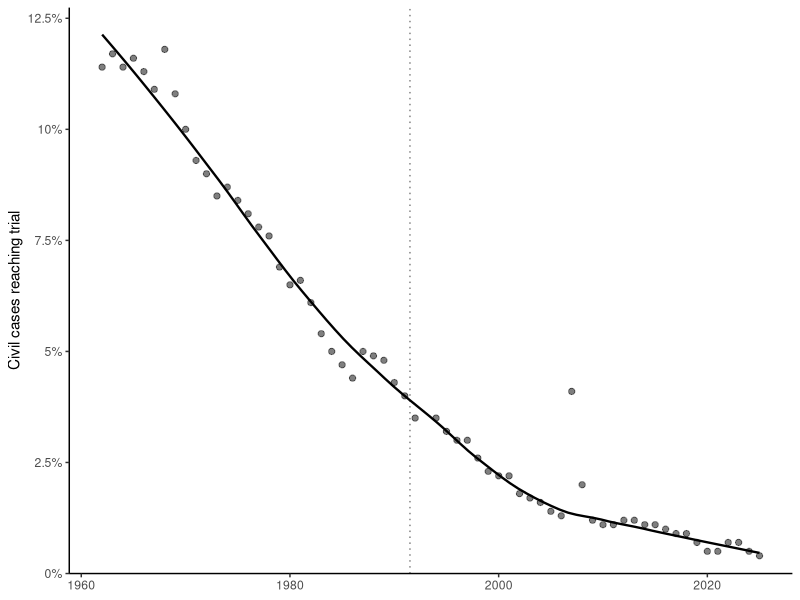
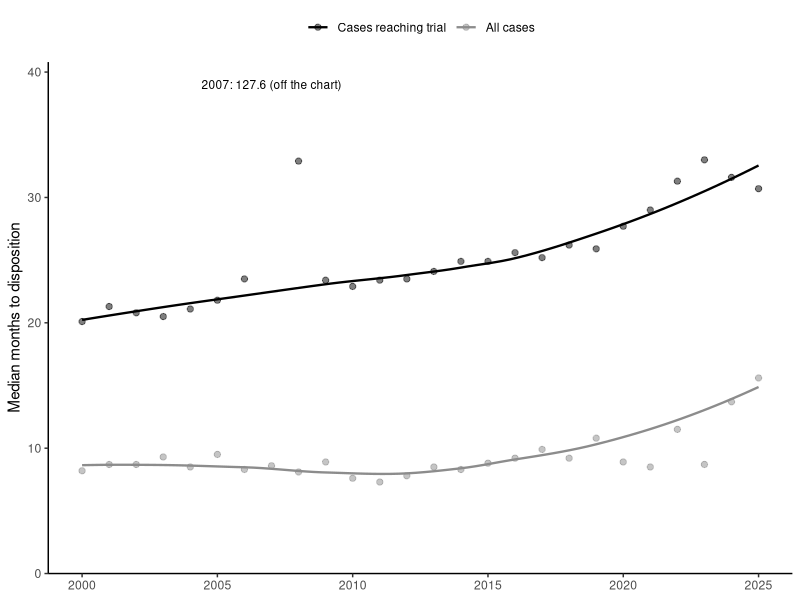
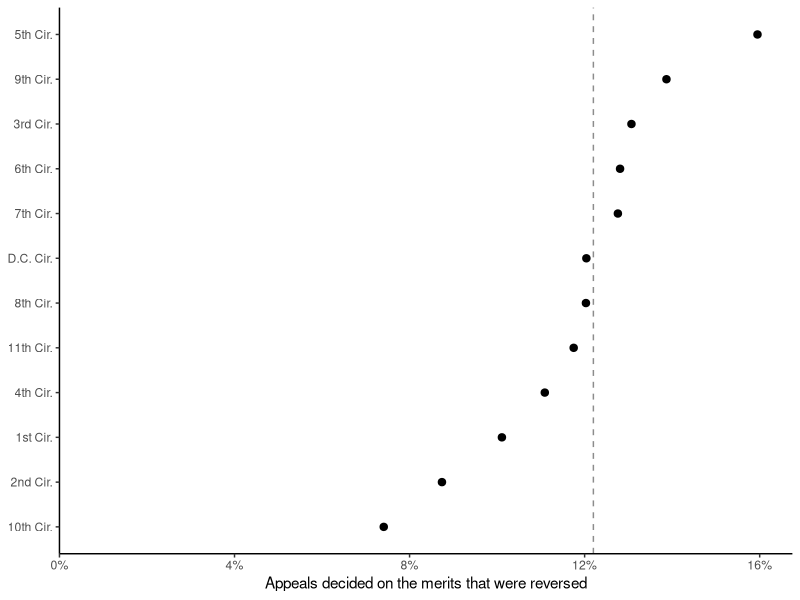

R code for these plots, in order:
## ---- chunk 1
#| label: fig-trial-rate
#| fig-alt: "Scatterplot of the percentage of federal civil cases terminated during or after trial, statistical years 1962 to 2025, with a smoothed trend line falling from about 11 percent in the 1960s to about 4 percent in 1991, 3 percent in the late 1990s, and 0.4 percent in 2025."
#| fig-cap: "Percent of federal civil cases reaching trial, 1962--2025. The curve is a robust LOESS fit, which downweights the 2007 outlier (thousands of mass-tort cases recorded as terminated during or after trial). Through 1991 the statistical year ended June 30 and the table omitted land condemnation cases; from 1992 it ended September 30 (dotted line). The 1993 table could not be located. In the 1980s the number of terminations swelled with government suits to recover overpayments and enforce judgments, which rarely go to trial. Sources: Admin. Off. of the U.S. Cts., *Annual Report of the Director* tbl. C-4 (1962--1996); *Judicial Business of the United States Courts* tbl. C-4 (1997--2025)."
#| echo: false
#| fig-width: 6.5
#| fig-height: 3.5
library(ggplot2)

trials <- rbind(
  read.csv("data/c4_trial_rates_1962_1996.csv")[, c("year", "pct_trial")],
  read.csv("data/c4_trial_rates.csv")[, c("year", "pct_trial")]
)

ggplot(trials, aes(year, pct_trial)) +
  geom_vline(xintercept = 1991.5, linetype = "dotted", colour = "grey50") +
  geom_smooth(method = "loess", formula = y ~ x, se = FALSE, span = 0.5,
              method.args = list(family = "symmetric"),
              colour = "black", linewidth = 0.8) +
  geom_point(size = 1.8, alpha = 0.5) +
  scale_y_continuous(limits = c(0, NA), labels = function(x) paste0(x, "%"),
                     expand = expansion(mult = c(0, 0.05))) +
  labs(x = NULL, y = "Civil cases reaching trial") +
  theme_classic(base_size = 11)
## ---- chunk 2
#| label: fig-time-to-trial
#| fig-alt: "Scatterplot of median months from filing to disposition for federal civil cases, statistical years 2000 to 2025. For cases that reached trial, the median rises from about 20 months in 2000 to about 31 months in 2025. For all cases, the median stays between about 7 and 10 months until 2023, then rises to 15.6 months in 2025."
#| fig-cap: "Median months from filing to disposition in federal civil cases, 2000--2025: cases that reached trial and all cases. Each curve is a robust LOESS fit. The 2007 trial median (127.6 months, off the chart) and the high 2008 figure reflect thousands of old cases tried in two Louisiana districts. The recent rise for all cases tracks large mass-tort terminations. The table excludes land condemnation, prisoner petitions, deportation reviews, and government suits to recover overpayments or enforce judgments. Source: Admin. Off. of the U.S. Cts., *Judicial Business of the United States Courts* tbl. C-5 (2000--2025)."
#| echo: false
#| fig-width: 6.5
#| fig-height: 3.5
library(ggplot2)

c5 <- read.csv("data/c5_median_time.csv")
c5 <- c5[c5$year >= 2000 & c5$stage %in% c("trial", "total"), ]
c5$stage <- factor(c5$stage, levels = c("trial", "total"),
                   labels = c("Cases reaching trial", "All cases"))

ggplot(c5, aes(year, median_months, colour = stage)) +
  geom_smooth(method = "loess", formula = y ~ x, se = FALSE,
              method.args = list(family = "symmetric"), linewidth = 0.8) +
  geom_point(size = 1.8, alpha = 0.5) +
  annotate("text", x = 2007, y = 39, label = "2007: 127.6 (off the chart)", size = 3, hjust = 0.5) +
  scale_colour_manual(values = c("black", "grey55"), name = NULL) +
  coord_cartesian(ylim = c(0, 40)) +
  scale_y_continuous(expand = expansion(mult = c(0, 0.02))) +
  labs(x = NULL, y = "Median months to disposition") +
  theme_classic(base_size = 11) +
  theme(legend.position = "top")
## ---- chunk 3
#| label: fig-reversal
#| fig-alt: "Dot plot of reversal rates in private civil appeals by federal circuit, fiscal years 2021 to 2025 combined, ranging from 7.4 percent in the Tenth Circuit to 16 percent in the Fifth Circuit, with a dashed line at the national rate of 12.2 percent."
#| fig-cap: "Percent of private civil appeals (excluding prisoner petitions) decided on the merits that the courts of appeals reversed, by circuit, fiscal years 2021--2025 combined. The dashed line marks the rate for all circuits. Partial reversals count as affirmances, and remands are a separate category. Source: Admin. Off. of the U.S. Cts., *Judicial Business of the United States Courts* tbl. B-5 (2021--2025)."
#| echo: false
#| fig-width: 6.5
#| fig-height: 3.8
library(ggplot2)

rev <- read.csv("data/reversal_by_circuit.csv")
rev <- rev[rev$period == "FY2021-FY2025 pooled", ]
overall <- rev$pct_reversed[grepl("^All", rev$circuit)]
rev <- rev[!grepl("^All", rev$circuit), ]
rev$circuit <- ifelse(rev$circuit == "D.C.", "D.C. Cir.", paste(rev$circuit, "Cir."))
rev$circuit <- reorder(rev$circuit, rev$pct_reversed)

ggplot(rev, aes(pct_reversed, circuit)) +
  geom_vline(xintercept = overall, linetype = "dashed", colour = "grey55") +
  geom_point(size = 2.2) +
  scale_x_continuous(limits = c(0, NA), labels = function(x) paste0(x, "%"),
                     expand = expansion(mult = c(0, 0.05))) +
  labs(x = "Appeals decided on the merits that were reversed", y = NULL) +
  theme_classic(base_size = 11)
